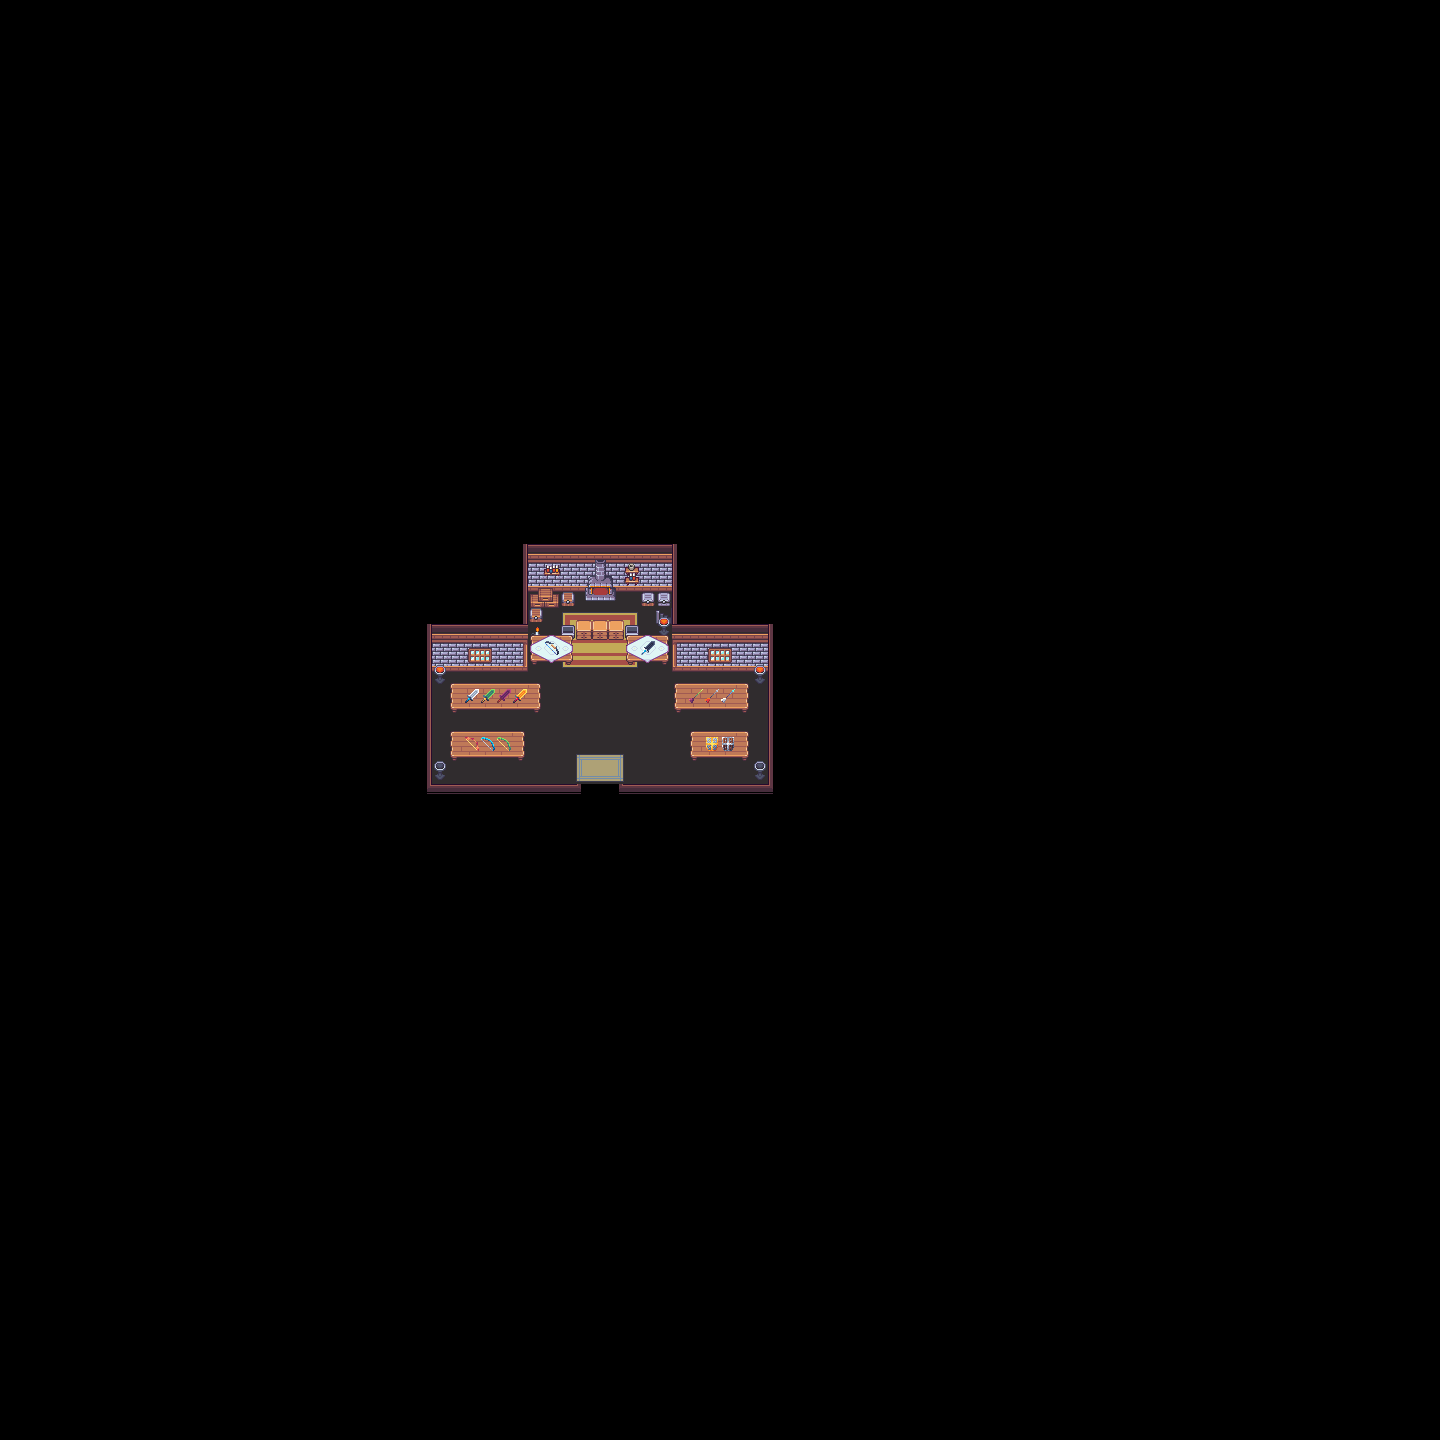

The image is a tile-based game level rendered from a .tmx file. Its description and source (layers, tilesets, objects; grid data summarised) follow:
An orthogonal 90x90 tile map with 16x16 px tiles, 9 tile layers (vloer, matten, muur1, muur2, ...), 6 tilesets.

<map version="1.9" tiledversion="1.9.2" orientation="orthogonal" renderorder="right-down" width="90" height="90" tilewidth="16" tileheight="16" infinite="0" nextlayerid="12" nextobjectid="1">
 <tileset firstgid="1" name="atlas_16x" tilewidth="16" tileheight="16" tilecount="768" columns="48">
  <image source="atlas_16x.png" width="768" height="256" />
 </tileset>
 <tileset firstgid="769" name="Interiors_free_16x16" tilewidth="16" tileheight="16" tilecount="1424" columns="16">
  <image source="Interiors_free_16x16.png" width="256" height="1424" />
 </tileset>
 <tileset firstgid="2193" name="Room_Builder_free_16x16" tilewidth="16" tileheight="16" tilecount="391" columns="17">
  <image source="Room_Builder_free_16x16.png" width="272" height="368" />
 </tileset>
 <tileset firstgid="2584" name="Tileset_16x16_9" tilewidth="16" tileheight="16" tilecount="100" columns="10">
  <image source="Tileset_16x16_9.png" width="160" height="160" />
 </tileset>
 <tileset firstgid="2684" name="RPG Weapon No Outline" tilewidth="16" tileheight="16" tilecount="784" columns="28">
  <image source="RPG Weapon No Outline.png" width="448" height="448" />
 </tileset>
 <tileset firstgid="3468" name="RPG Weapons Dark Outline" tilewidth="16" tileheight="16" tilecount="784" columns="28">
  <image source="RPG Weapons Dark Outline.png" width="448" height="448" />
 </tileset>
 <group id="3" name="background">
  <layer id="5" name="vloer" width="90" height="90">
   <data>[8100 cells, 213 non-empty, 1 distinct tile ids]</data>
  </layer>
  <layer id="11" name="matten" width="90" height="90">
   <data>[8100 cells, 20 non-empty, 11 distinct tile ids]</data>
  </layer>
 </group>
 <group id="2" name="foreground">
  <layer id="4" name="muur1" width="90" height="90">
   <data>[8100 cells, 63 non-empty, 3 distinct tile ids]</data>
  </layer>
  <layer id="1" name="muur2" width="90" height="90">
   <data>[8100 cells, 85 non-empty, 13 distinct tile ids]</data>
  </layer>
  <layer id="10" name="objecten -1" width="90" height="90">
   <data>[8100 cells, 8 non-empty, 8 distinct tile ids]</data>
  </layer>
  <layer id="9" name="objecten0" width="90" height="90">
   <data>[8100 cells, 12 non-empty, 5 distinct tile ids]</data>
  </layer>
  <layer id="6" name="objecten1" width="90" height="90">
   <data>[8100 cells, 104 non-empty, 39 distinct tile ids]</data>
  </layer>
  <layer id="7" name="objecte 2" width="90" height="90">
   <data>[8100 cells, 14 non-empty, 14 distinct tile ids]</data>
  </layer>
  <layer id="8" name="objecten3" width="90" height="90">
   <data>[8100 cells, 0 non-empty, 0 distinct tile ids]</data>
  </layer>
 </group>
</map>
